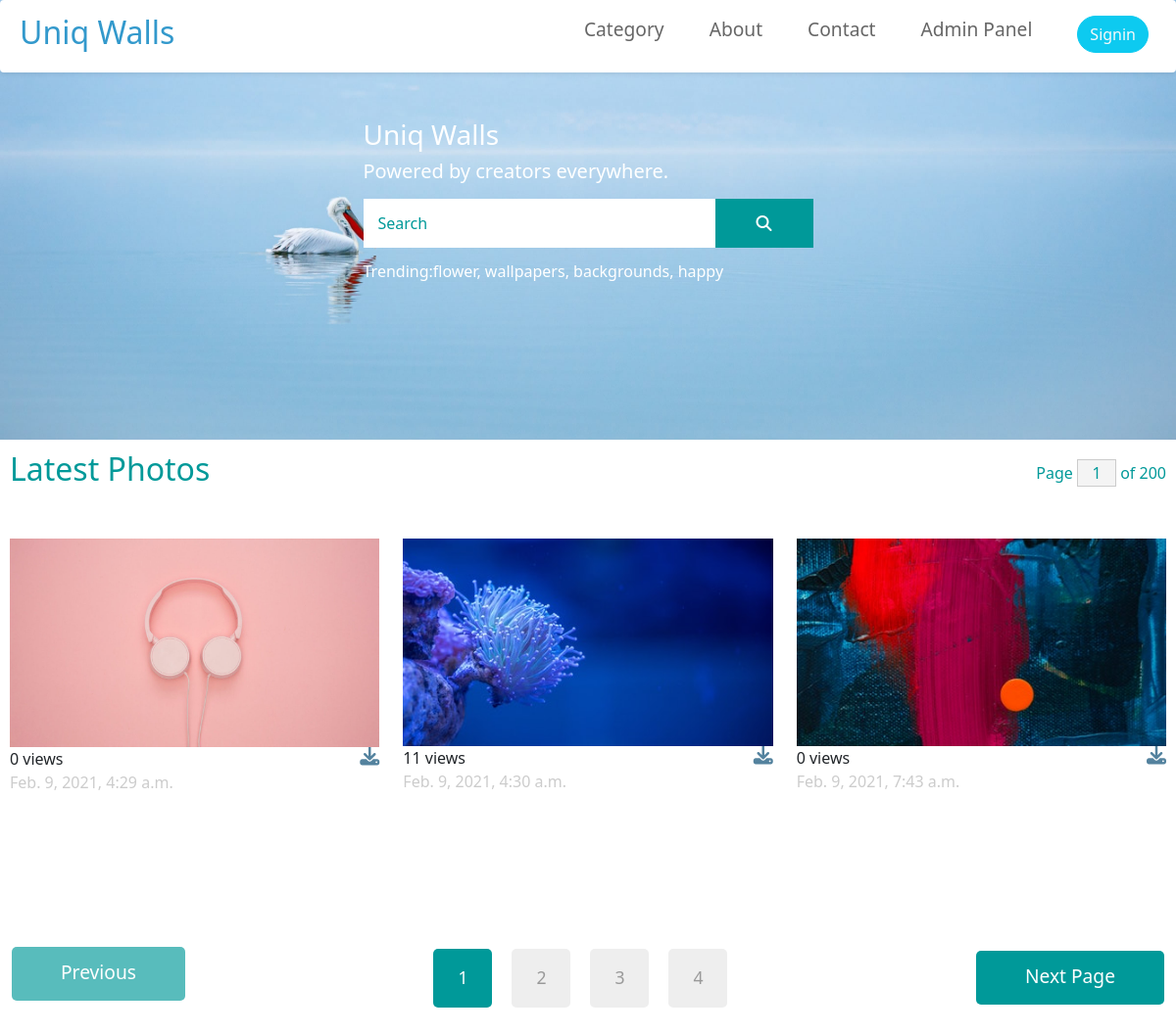
The page / on the database its author committed.
### UniqApp/models.py (models this page shows, shortened)
class Image(models.Model):
    image = models.ImageField(upload_to='dynamic_img')
    title = models.CharField(max_length=100)
    category = models.ForeignKey(Category, on_delete=models.CASCADE)
    date = models.DateTimeField(auto_now_add=True)
    view_count = models.PositiveIntegerField(default=0)

### UniqApp/views.py (the view)
# urls.py: path('', HomeView.as_view(), name="home"),
class HomeView(TemplateView):
    template_name = 'index.html'
    def get_context_data(self, **kwargs):
        context = super().get_context_data(**kwargs)
        context["images"] = Image.objects.all()
        return context

### templates/index.html (shortened to what this page needs)
{% extends 'base.html' %}
{% load static %}
{% block photos %}
<div class="tm-hero d-flex justify-content-center align-items-center" id="serch-div" data-parallax="scroll" id="banner">
    <form class="d-flex tm-search-form" id="search-form">
        <input class="form-control tm-search-input" type="search" placeholder="Search" aria-label="Search">
        <button class="btn btn-outline-info tm-search-btn" type="submit">
            <i class="fas fa-search"></i>
        </button>
        <h3 id="uniq-name">Uniq Walls</h3><br>
        <h5 id="motto">Powered by creators everywhere.</h5>
        <p id="trending">Trending:flower, wallpapers, backgrounds, happy</p>
    </form>
</div>
<div class="row mb-4" id="img-div">
    <h2 class="col-6 tm-text-primary">
        Latest Photos
    </h2>
    <div class="col-6 d-flex justify-content-end align-items-center">
        <form action="" class="tm-text-primary">
            Page <input type="text" value="1" size="1" class="tm-input-paging tm-text-primary"> of 200
        </form>
    </div>
</div>
<div class="row tm-mb-90 tm-gallery" id="img-div">
    {% for img in images %}
        <div class="col-xl-4 col-lg-4 col-md-6 col-sm-6 col-12 mb-5">
            <img src="{{ img.image.url }}" alt="Image" class="img-fluid">
            <a href="{% get_media_prefix %}{{ img.image }}" download="{{ img.title }}.jpg">
                <i style="float: right;" class="fas fa-download fa-lg mt-2"></i>
            </a>
            <span>{{ img.view_count }} views</span><br>
            <span class="tm-text-gray-light">{{ img.date }}</span>
        </div>
    {% endfor %}
</div>
<div class="container-fluid tm-container-content tm-mt-60">
        <div class="row tm-mb-90">
            <div class="col-12 d-flex justify-content-between align-items-center tm-paging-col">
                <a href="javascript:void(0);" class="btn btn-primary tm-btn-prev mb-2 disabled">Previous</a>
                <div class="tm-paging d-flex">
                    <a href="javascript:void(0);" class="active tm-paging-link">1</a>
                    <a href="javascript:void(0);" class="tm-paging-link">2</a>
                    <a href="javascript:void(0);" class="tm-paging-link">3</a>
                    <a href="javascript:void(0);" class="tm-paging-link">4</a>
                </div>
                <a href="javascript:void(0);" class="btn btn-primary tm-btn-next">Next Page</a>
            </div>
        </div>
    </div>
{% endblock %}

### templates/assets/css/templatemo-style.css (style rules this page uses)
p { line-height: 1.8; }
a { text-decoration: none; transition: all 0.3s ease; }
.container-fluid { max-width: 1770px; }
.btn { border-radius: 0; }
.btn-primary { background-color: #009999; border: 0; border-radius: 5px; padding: 12px 50px 14px; font-size: 1.2rem; }
.btn-primary.disabled, .btn-primary:disabled { background-color: #009999; pointer-events: all; cursor: not-allowed; }
.form-control { padding: 10px 20px; width: 100%; height: auto; }
.tm-hero { min-height: 200px; background: transparent; }
.tm-mt-60 { margin-top: 60px; }
.tm-mb-90 { margin-bottom: 90px; }
.tm-text-primary { color: #009999; }
.tm-input-paging { width: 40px; border-radius: 0; border: 1px solid #CCCCCC; background: #f4f4f4; text-align: center; }
.tm-search-input { width: 360px; border-radius: 0; padding: 12px 15px; color: #009999; border: none; }
.tm-search-input::placeholder { color: #009999; opacity: 1; }
.tm-search-btn { color: white; background-color: #009999; border: none; width: 100px; height: 50px; margin-left: -1px; }
p, .tm-text-gray { color: #999; }
.tm-text-gray-light { color: #CCC; }
.tm-paging-link { display: flex; justify-content: center; align-items: center; width: 60px; height: 60px; font-size: 1.1rem; color: #999; background-color: #EEEEEE; margin: 10px; border-radius: 5px; text-decoration: none; transition: all 0.3s ease; }
.tm-paging-link:hover, .tm-paging-link.active { background-color: #009999; color: #fff; }
.form-control, input:-internal-autofill-selected, select:not([multiple]) { color: #009999 !important; }
.form-control::placeholder { color: #009999; opacity: 1; }

### templates/index.html (style rules this page uses)
#uniq-name { position: absolute; margin-top: -82px; color: rgb(255, 255, 255); z-index: 10; }
#motto { position: absolute; margin-top: -40px; color: rgb(255, 255, 255); }
#trending { position: absolute; color: rgb(255, 255, 255); margin-top: 60px; }
#search-form { position: absolute; margin-top: 60px; margin-top: 5px; }
#img-div { padding: 10px; }
.fa-download { color: rgba(1, 71, 112, 0.678); }

### rows shown on the page
Image: image (picture), view_count "0", date "Feb. 9, 2021, 4:29 a.m."
Image: image (picture), view_count "11", date "Feb. 9, 2021, 4:30 a.m."
Image: image (picture), view_count "0", date "Feb. 9, 2021, 7:43 a.m."
